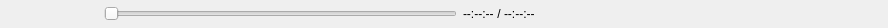
<?xml version="1.0" encoding="UTF-8"?>
<ui version="4.0">
 <class>MediaControls</class>
 <widget class="QWidget" name="MediaControls">
  <property name="geometry">
   <rect>
    <x>0</x>
    <y>0</y>
    <width>888</width>
    <height>28</height>
   </rect>
  </property>
  <property name="sizePolicy">
   <sizepolicy hsizetype="Preferred" vsizetype="Fixed">
    <horstretch>0</horstretch>
    <verstretch>0</verstretch>
   </sizepolicy>
  </property>
  <property name="minimumSize">
   <size>
    <width>0</width>
    <height>0</height>
   </size>
  </property>
  <property name="windowTitle">
   <string notr="true">Form</string>
  </property>
  <layout class="QHBoxLayout" name="horizontalLayout">
   <property name="spacing">
    <number>0</number>
   </property>
   <property name="leftMargin">
    <number>0</number>
   </property>
   <property name="topMargin">
    <number>0</number>
   </property>
   <property name="rightMargin">
    <number>0</number>
   </property>
   <property name="bottomMargin">
    <number>0</number>
   </property>
   <item>
    <widget class="QPushButton" name="playPauseButton">
     <property name="minimumSize">
      <size>
       <width>24</width>
       <height>24</height>
      </size>
     </property>
     <property name="maximumSize">
      <size>
       <width>24</width>
       <height>24</height>
      </size>
     </property>
     <property name="toolTip">
      <string>ContextBar.MediaControls.RestartMedia</string>
     </property>
     <property name="text">
      <string/>
     </property>
     <property name="icon">
      <iconset resource="../obs.qrc">
       <normaloff>:/res/images/media/media_restart.svg</normaloff>:/res/images/media/media_restart.svg</iconset>
     </property>
     <property name="iconSize">
      <size>
       <width>20</width>
       <height>20</height>
      </size>
     </property>
     <property name="shortcut">
      <string>Space</string>
     </property>
     <property name="flat">
      <bool>true</bool>
     </property>
    </widget>
   </item>
   <item>
    <spacer name="horizontalSpacer">
     <property name="orientation">
      <enum>Qt::Horizontal</enum>
     </property>
     <property name="sizeType">
      <enum>QSizePolicy::Fixed</enum>
     </property>
     <property name="sizeHint" stdset="0">
      <size>
       <width>8</width>
       <height>20</height>
      </size>
     </property>
    </spacer>
   </item>
   <item>
    <widget class="QPushButton" name="previousButton">
     <property name="minimumSize">
      <size>
       <width>24</width>
       <height>24</height>
      </size>
     </property>
     <property name="maximumSize">
      <size>
       <width>24</width>
       <height>24</height>
      </size>
     </property>
     <property name="toolTip">
      <string>ContextBar.MediaControls.PlaylistPrevious</string>
     </property>
     <property name="text">
      <string/>
     </property>
     <property name="icon">
      <iconset resource="../obs.qrc">
       <normaloff>:/res/images/media/media_previous.svg</normaloff>:/res/images/media/media_previous.svg</iconset>
     </property>
     <property name="iconSize">
      <size>
       <width>20</width>
       <height>20</height>
      </size>
     </property>
     <property name="shortcut">
      <string>P</string>
     </property>
     <property name="flat">
      <bool>true</bool>
     </property>
    </widget>
   </item>
   <item>
    <widget class="QPushButton" name="stopButton">
     <property name="sizePolicy">
      <sizepolicy hsizetype="Minimum" vsizetype="Fixed">
       <horstretch>0</horstretch>
       <verstretch>0</verstretch>
      </sizepolicy>
     </property>
     <property name="minimumSize">
      <size>
       <width>24</width>
       <height>24</height>
      </size>
     </property>
     <property name="maximumSize">
      <size>
       <width>24</width>
       <height>24</height>
      </size>
     </property>
     <property name="toolTip">
      <string>ContextBar.MediaControls.StopMedia</string>
     </property>
     <property name="text">
      <string/>
     </property>
     <property name="icon">
      <iconset resource="../obs.qrc">
       <normaloff>:/res/images/media/media_stop.svg</normaloff>:/res/images/media/media_stop.svg</iconset>
     </property>
     <property name="iconSize">
      <size>
       <width>20</width>
       <height>20</height>
      </size>
     </property>
     <property name="shortcut">
      <string>S</string>
     </property>
     <property name="flat">
      <bool>true</bool>
     </property>
    </widget>
   </item>
   <item>
    <widget class="QPushButton" name="nextButton">
     <property name="sizePolicy">
      <sizepolicy hsizetype="Minimum" vsizetype="Fixed">
       <horstretch>0</horstretch>
       <verstretch>0</verstretch>
      </sizepolicy>
     </property>
     <property name="minimumSize">
      <size>
       <width>24</width>
       <height>24</height>
      </size>
     </property>
     <property name="maximumSize">
      <size>
       <width>24</width>
       <height>24</height>
      </size>
     </property>
     <property name="toolTip">
      <string>ContextBar.MediaControls.PlaylistNext</string>
     </property>
     <property name="text">
      <string/>
     </property>
     <property name="icon">
      <iconset resource="../obs.qrc">
       <normaloff>:/res/images/media/media_next.svg</normaloff>:/res/images/media/media_next.svg</iconset>
     </property>
     <property name="iconSize">
      <size>
       <width>20</width>
       <height>20</height>
      </size>
     </property>
     <property name="shortcut">
      <string>N</string>
     </property>
     <property name="flat">
      <bool>true</bool>
     </property>
    </widget>
   </item>
   <item>
    <widget class="MediaSlider" name="slider">
     <property name="accessibleName">
      <string>ContextBar.MediaControls.BlindSeek</string>
     </property>
     <property name="maximum">
      <number>1024</number>
     </property>
     <property name="tracking">
      <bool>false</bool>
     </property>
     <property name="orientation">
      <enum>Qt::Horizontal</enum>
     </property>
    </widget>
   </item>
   <item>
    <spacer name="horizontalSpacer_2">
     <property name="orientation">
      <enum>Qt::Horizontal</enum>
     </property>
     <property name="sizeType">
      <enum>QSizePolicy::Fixed</enum>
     </property>
     <property name="sizeHint" stdset="0">
      <size>
       <width>6</width>
       <height>20</height>
      </size>
     </property>
    </spacer>
   </item>
   <item>
    <widget class="QLabel" name="timerLabel">
     <property name="text">
      <string>--:--:--</string>
     </property>
    </widget>
   </item>
   <item>
    <widget class="QLabel" name="label">
     <property name="text">
      <string> / </string>
     </property>
    </widget>
   </item>
   <item>
    <widget class="ClickableLabel" name="durationLabel">
     <property name="text">
      <string>--:--:--</string>
     </property>
    </widget>
   </item>
   <item>
    <widget class="QWidget" name="emptySpaceAgain" native="true">
     <property name="sizePolicy">
      <sizepolicy hsizetype="Expanding" vsizetype="Preferred">
       <horstretch>0</horstretch>
       <verstretch>0</verstretch>
      </sizepolicy>
     </property>
    </widget>
   </item>
  </layout>
 </widget>
 <customwidgets>
  <customwidget>
   <class>MediaSlider</class>
   <extends>QSlider</extends>
   <header>media-slider.hpp</header>
  </customwidget>
  <customwidget>
   <class>ClickableLabel</class>
   <extends>QLabel</extends>
   <header>clickable-label.hpp</header>
  </customwidget>
 </customwidgets>
 <resources>
  <include location="../obs.qrc"/>
 </resources>
 <connections/>
</ui>
